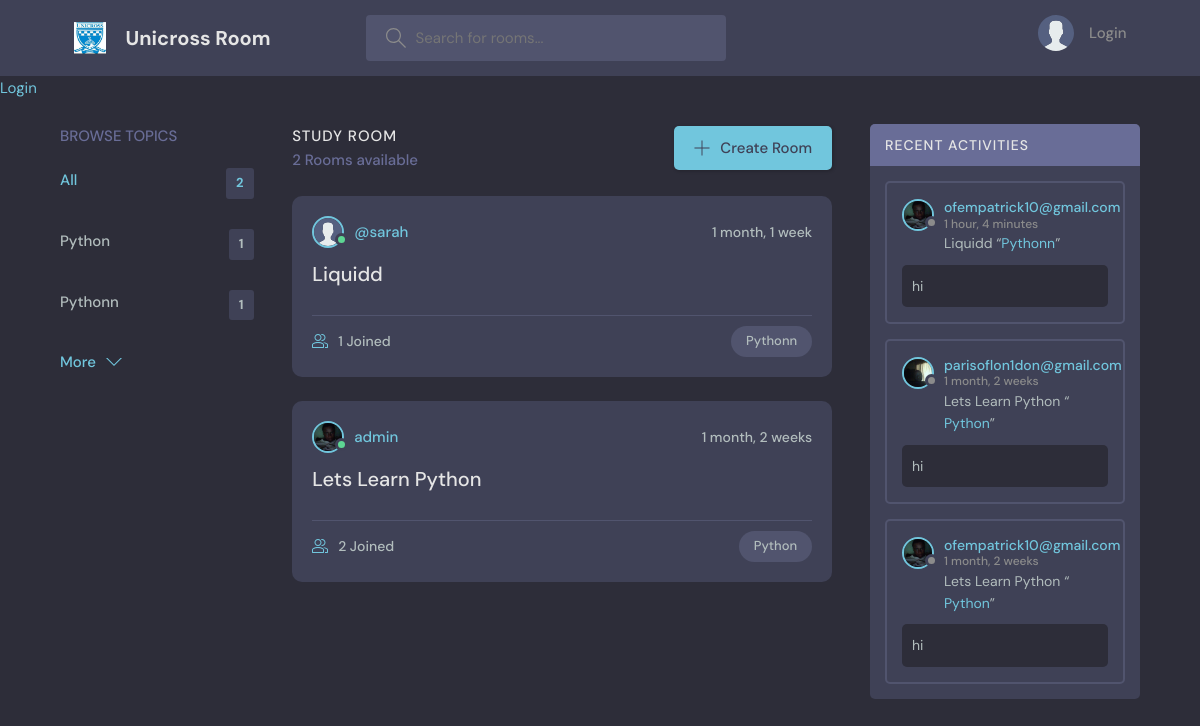
The page / on the database its author committed.
### paris/models.py (models this page shows, shortened)
class Topic(models.Model):
    name = models.CharField(max_length=255)

class Room (models.Model):
    host = models.ForeignKey(User, on_delete=models.SET_NULL, null=True)
    topic = models.ForeignKey(Topic, on_delete=models.SET_NULL, null=True)
    name = models.CharField(max_length=255)
    description = models.TextField(null=True, blank=True)
    created = models.DateTimeField(auto_now_add=True)
    updated = models.DateField(auto_now=True)
    participant = models.ManyToManyField(User, related_name='participant', blank=True)
    def __str__(self):
        return self.name
    class Meta:
        ordering = ['-created', '-updated']

class User(AbstractUser):
    name = models.CharField(max_length=250)
    email = models.EmailField(unique=True)
    avatar =  models.ImageField(default='images/avatar.svg', null=True)
    USERNAME_FIELD = 'email'
    REQUIRED_FIELDS = []

class Message(models.Model):
    user = models.ForeignKey(User, on_delete=models.CASCADE  )
    room = models.ForeignKey(Room, on_delete=models.CASCADE)
    body = models.TextField()
    created = models.DateTimeField(auto_now_add=True)
    updated = models.DateField(auto_now=True)
    class Meta:
        ordering = [
            '-created', '-updated'
        ]
    def __str__(self):
        return self.body[0:50]

### paris/views.py (the view)
# urls.py: path('', views.home, name='home'),
def home(request):
    q= request.GET.get('q') if request.GET.get('q') != None else ''
    rooms = Room.objects.filter(
        Q(topic__name__icontains=q) |
        Q(name__icontains=q)|
        Q(description__icontains=q)|
        Q(host__username__icontains=q)
    )
    room = rooms.count()
    topics = Topic.objects.all()[0:5]
    room_messages = Message.objects.filter(
        Q(room__topic__name__icontains =q)
    )
    context = {'rooms': rooms, 'rount_count': room, 'topics': topics, 'room_messages': room_messages}
    return render(request, 'paris/home.html', context)

### paris/templates/paris/home.html (shortened to what this page needs)
{%extends 'main.html'%}
  {%block content%}
  <main class="layout layout--3">
    <div class="container">
    {%include 'paris/topic_component.html'%}
      <div class="roomList">
        <div class="roomList__header">
          <div>
            <h2>Study Room</h2>
            <p>{{rount_count}} Rooms available</p>
          </div>
          <a class="btn btn--main" href="{%url 'create-room'%}">
            <svg version="1.1" xmlns="http://www.w3.org/2000/svg" width="32" height="32" viewBox="0 0 32 32">
              <title>add</title>
              <path
                d="M16.943 0.943h-1.885v14.115h-14.115v1.885h14.115v14.115h1.885v-14.115h14.115v-1.885h-14.115v-14.115z"
              ></path>
            </svg>
            Create Room
          </a>
        </div>
        {%include 'paris/feed_component.html'%}
      </div>
      <div class="activities">
        <div class="activities__header">
          <h2>Recent Activities</h2>
        </div>
         {%include 'paris/activity_component.html'%}
      </div>
    </div>
  </main>
  {%endblock%}

### paris/templates/paris/topic_component.html
<div class="topics">
        <div class="topics__header">
          <h2>Browse Topics</h2>
        </div>
        <ul class="topics__list">
          <li>
            <a href="{%url 'home' %}" class="active">All <span>{{topics.count}}</span></a>
          </li>
        {%for topic in topics%}
          <li>
            <a href="{%url 'home'%}?q={{topic.name}}">{{topic.name}} <span>{{topic.room_set.all.count}}</span></a>
          </li>
          {%endfor%}
        </ul>
        <a class="btn btn--link" href="{%url 'more-section'%}">
          More
          <svg version="1.1" xmlns="http://www.w3.org/2000/svg" width="32" height="32" viewBox="0 0 32 32">
            <title>chevron-down</title>
            <path d="M16 21l-13-13h-3l16 16 16-16h-3l-13 13z"></path>
          </svg>
        </a>
</div>

### paris/templates/paris/feed_component.html (shortened to what this page needs)
{%for room in rooms%}
<div class="roomListRoom">
    <div class="roomListRoom__header">
    <a href="{%url 'user-profile' room.host.id %}" class="roomListRoom__author">
        <div class="avatar avatar--small active">
        <img src="{{room.host.avatar.url}}" />
        </div>
        <span>{{room.host.username}}</span>
    </a>
    <div class="roomListRoom__actions">
        <span>{{room.created | timesince}}</span>
    </div>
    </div>
    <div class="roomListRoom__content">
    <a href="{%url 'room' room.id%}">{{room.name}}</a>
    </div>
    <div class="roomListRoom__meta">
    <a href="{%url 'room' room.id%}" class="roomListRoom__joined">
        {{room.participant.all.count}} Joined
    </a>
    <p class="roomListRoom__topic">{{room.topic.name}}</p>
    </div>
</div>
{%endfor%}

### paris/templates/paris/activity_component.html (shortened to what this page needs)
{%for message in room_messages%}
 <div class="activities__box">
          <div class="activities__boxHeader roomListRoom__header">
            <a href="{%url 'user-profile' message.user.id%}" class="roomListRoom__author">
              <div class="avatar avatar--small">
                <img src="{{message.user.avatar.url}}" />
              </div>
              <p>
                {{message.user}}
                <span>{{message.created | timesince}}</span>
              </p>
            </a>
          </div>
          <div class="activities__boxContent">
            <p>{{message.room}} “<a href="{%url 'room' message.room.id%}">{{message.room.topic.name}}</a>”</p>
            <div class="activities__boxRoomContent">
              {{message}}
            </div>
          </div>
        </div>
{%endfor%}

### rows shown on the page
Topic: name "Python", room_set.all.count "1"
Topic: name "Pythonn", room_set.all.count "1"
Room: host.avatar (placeholder picture), host.username "@sarah", created "1 month, 1 week", name "Liquidd", participant.all.count "1", topic.name "Pythonn"
Room: host.avatar (picture), host.username "admin", created "1 month, 2 weeks", name "Lets Learn Python", participant.all.count "2", topic.name "Python"
Message: user.avatar (picture), user "ofempatrick10@gmail.com", created "1 hour, 4 minutes", room "Liquidd", room.topic.name "Pythonn", body "hi"
Message: user.avatar (picture), user "parisoflon1don@gmail.com", created "1 month, 2 weeks", room "Lets Learn Python", room.topic.name "Python", body "hi"
Message: user.avatar (picture), user "ofempatrick10@gmail.com", created "1 month, 2 weeks", room "Lets Learn Python", room.topic.name "Python", body "hi"

### other values the page prints
{{ topics.count }} "2"
{{ rount_count }} "2"
